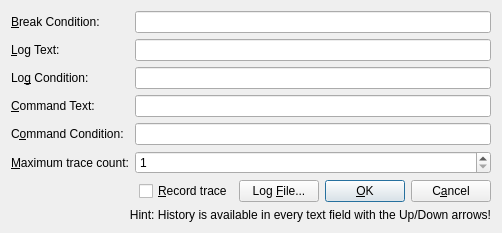
<?xml version="1.0" encoding="UTF-8"?>
<ui version="4.0">
 <class>SimpleTraceDialog</class>
 <widget class="QDialog" name="SimpleTraceDialog">
  <property name="geometry">
   <rect>
    <x>0</x>
    <y>0</y>
    <width>502</width>
    <height>218</height>
   </rect>
  </property>
  <property name="windowTitle">
   <string/>
  </property>
  <layout class="QGridLayout" name="gridLayout">
   <item row="7" column="0" colspan="2">
    <widget class="QLabel" name="lblHint">
     <property name="text">
      <string>Hint: History is available in every text field with the Up/Down arrows!</string>
     </property>
     <property name="alignment">
      <set>Qt::AlignRight|Qt::AlignTrailing|Qt::AlignVCenter</set>
     </property>
    </widget>
   </item>
   <item row="2" column="0">
    <widget class="QLabel" name="lblLogCondition">
     <property name="text">
      <string>Lo&amp;g Condition:</string>
     </property>
     <property name="buddy">
      <cstring>editLogCondition</cstring>
     </property>
    </widget>
   </item>
   <item row="3" column="0">
    <widget class="QLabel" name="lblCommandText">
     <property name="text">
      <string>&amp;Command Text:</string>
     </property>
     <property name="buddy">
      <cstring>editCommandText</cstring>
     </property>
    </widget>
   </item>
   <item row="1" column="1">
    <widget class="HistoryLineEdit" name="editLogText"/>
   </item>
   <item row="2" column="1">
    <widget class="HistoryLineEdit" name="editLogCondition"/>
   </item>
   <item row="0" column="1">
    <widget class="HistoryLineEdit" name="editBreakCondition"/>
   </item>
   <item row="0" column="0">
    <widget class="QLabel" name="lblBreakCondition">
     <property name="text">
      <string>&amp;Break Condition:</string>
     </property>
     <property name="openExternalLinks">
      <bool>true</bool>
     </property>
     <property name="buddy">
      <cstring>editBreakCondition</cstring>
     </property>
    </widget>
   </item>
   <item row="3" column="1">
    <widget class="HistoryLineEdit" name="editCommandText"/>
   </item>
   <item row="6" column="1">
    <layout class="QHBoxLayout" name="horizontalLayout">
     <item>
      <spacer name="horizontalSpacer">
       <property name="orientation">
        <enum>Qt::Horizontal</enum>
       </property>
       <property name="sizeHint" stdset="0">
        <size>
         <width>40</width>
         <height>20</height>
        </size>
       </property>
      </spacer>
     </item>
     <item>
      <widget class="QCheckBox" name="chkRecordTrace">
       <property name="text">
        <string>&amp;Record trace</string>
       </property>
      </widget>
     </item>
     <item>
      <widget class="QPushButton" name="btnLogFile">
       <property name="text">
        <string>Log &amp;File...</string>
       </property>
      </widget>
     </item>
     <item>
      <widget class="QPushButton" name="btnOk">
       <property name="sizePolicy">
        <sizepolicy hsizetype="Maximum" vsizetype="Fixed">
         <horstretch>0</horstretch>
         <verstretch>0</verstretch>
        </sizepolicy>
       </property>
       <property name="text">
        <string>&amp;OK</string>
       </property>
       <property name="default">
        <bool>true</bool>
       </property>
      </widget>
     </item>
     <item>
      <widget class="QPushButton" name="btnCancel">
       <property name="sizePolicy">
        <sizepolicy hsizetype="Maximum" vsizetype="Fixed">
         <horstretch>0</horstretch>
         <verstretch>0</verstretch>
        </sizepolicy>
       </property>
       <property name="text">
        <string>C&amp;ancel</string>
       </property>
      </widget>
     </item>
    </layout>
   </item>
   <item row="4" column="0">
    <widget class="QLabel" name="lblCommandCondition">
     <property name="text">
      <string>C&amp;ommand Condition:</string>
     </property>
     <property name="buddy">
      <cstring>editCommandCondition</cstring>
     </property>
    </widget>
   </item>
   <item row="5" column="0">
    <widget class="QLabel" name="lblMaxTraceCount">
     <property name="sizePolicy">
      <sizepolicy hsizetype="Maximum" vsizetype="Preferred">
       <horstretch>0</horstretch>
       <verstretch>0</verstretch>
      </sizepolicy>
     </property>
     <property name="text">
      <string>&amp;Maximum trace count:</string>
     </property>
     <property name="buddy">
      <cstring>spinMaxTraceCount</cstring>
     </property>
    </widget>
   </item>
   <item row="4" column="1">
    <widget class="HistoryLineEdit" name="editCommandCondition"/>
   </item>
   <item row="5" column="1">
    <widget class="QSpinBox" name="spinMaxTraceCount">
     <property name="minimum">
      <number>1</number>
     </property>
     <property name="maximum">
      <number>2147483647</number>
     </property>
    </widget>
   </item>
   <item row="1" column="0">
    <widget class="QLabel" name="lblLogText">
     <property name="text">
      <string>&amp;Log Text:</string>
     </property>
     <property name="buddy">
      <cstring>editLogText</cstring>
     </property>
    </widget>
   </item>
  </layout>
 </widget>
 <customwidgets>
  <customwidget>
   <class>HistoryLineEdit</class>
   <extends>QLineEdit</extends>
   <header>HistoryLineEdit.h</header>
  </customwidget>
 </customwidgets>
 <tabstops>
  <tabstop>editBreakCondition</tabstop>
  <tabstop>editLogText</tabstop>
  <tabstop>editLogCondition</tabstop>
  <tabstop>editCommandText</tabstop>
  <tabstop>editCommandCondition</tabstop>
  <tabstop>spinMaxTraceCount</tabstop>
  <tabstop>chkRecordTrace</tabstop>
  <tabstop>btnLogFile</tabstop>
  <tabstop>btnOk</tabstop>
  <tabstop>btnCancel</tabstop>
 </tabstops>
 <resources/>
 <connections>
  <connection>
   <sender>btnCancel</sender>
   <signal>clicked()</signal>
   <receiver>SimpleTraceDialog</receiver>
   <slot>reject()</slot>
   <hints>
    <hint type="sourcelabel">
     <x>491</x>
     <y>214</y>
    </hint>
    <hint type="destinationlabel">
     <x>501</x>
     <y>153</y>
    </hint>
   </hints>
  </connection>
 </connections>
</ui>
